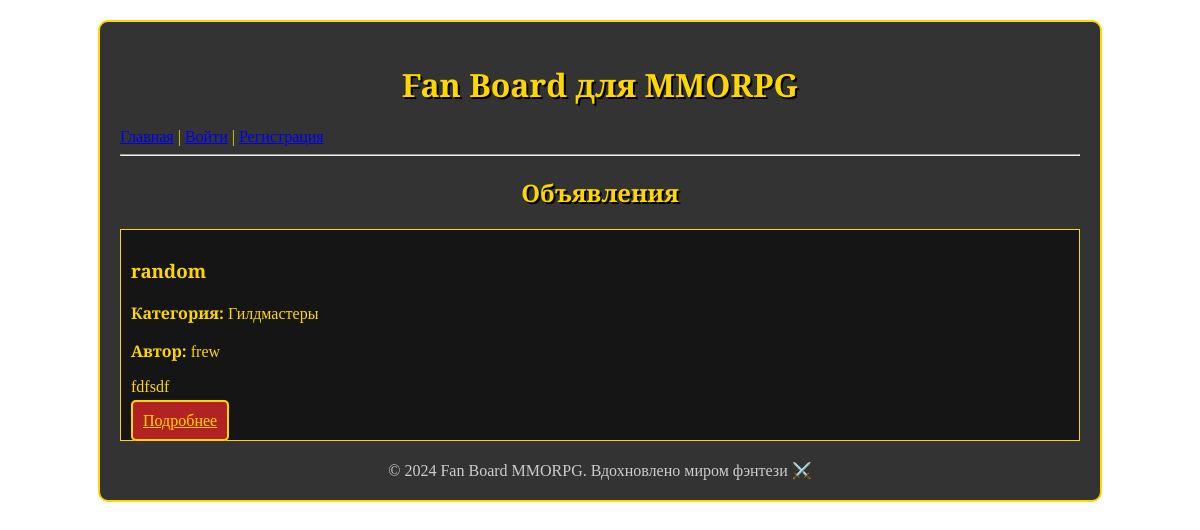
Before: / with the older database file.
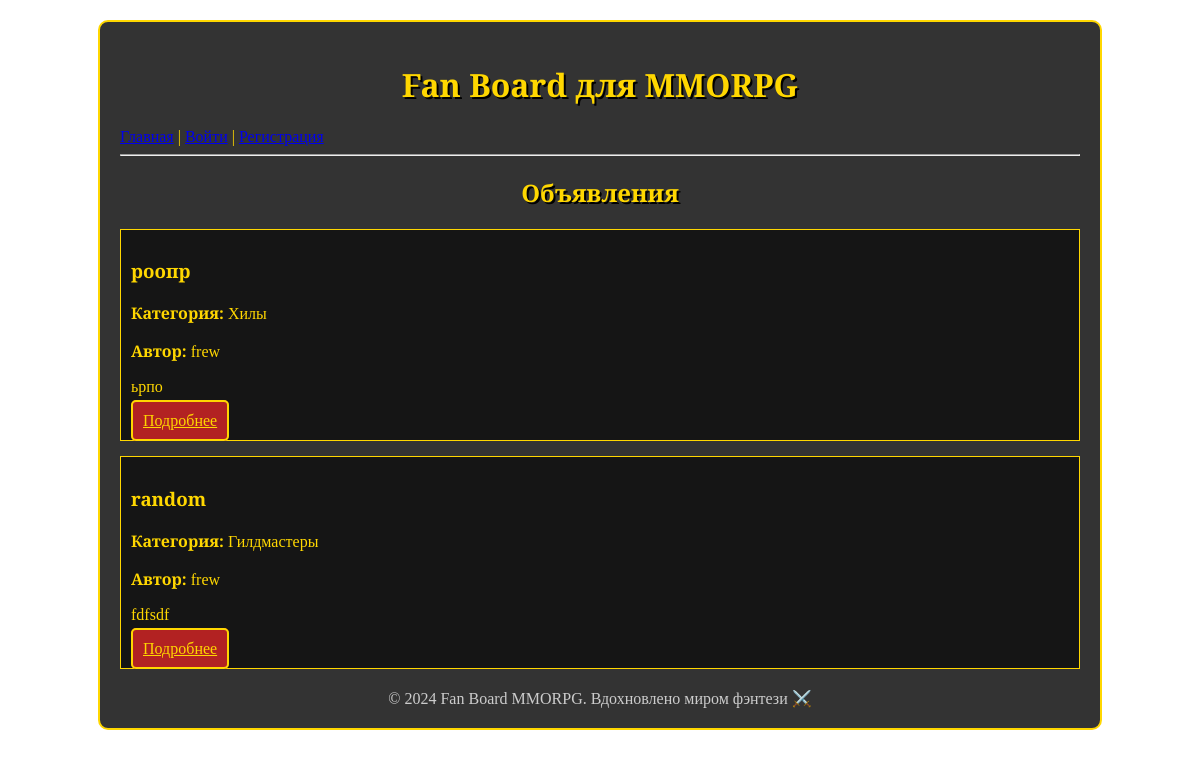
After: the same page with the newer database file.
### board/models.py (models this page shows, shortened)
class Announcement(models.Model):
    user = models.ForeignKey(User, on_delete=models.CASCADE)
    title = models.CharField(max_length=200)
    content = models.TextField(blank=True)
    category = models.ForeignKey(Category, on_delete=models.SET_NULL, null=True)
    image = models.ImageField(upload_to='announcements/', blank=True, null=True)
    created_at = models.DateTimeField(auto_now_add=True)

class Category(models.Model):
    CATEGORY_CHOICES = [
        ('tank', 'Танки'),
        ('healer', 'Хилы'),
        ('dd', 'ДД'),
        ('trader', 'Торговцы'),
        ('guildmaster', 'Гилдмастеры'),
        ('questgiver', 'Квестгиверы'),
        ('blacksmith', 'Кузнецы'),
        ('leatherworker', 'Кожевники'),
        ('alchemist', 'Зельевары'),
        ('spellmaster', 'Мастера заклинаний'),
    ]
    name = models.CharField(max_length=50, choices=CATEGORY_CHOICES, unique=True)

class User(AbstractUser):
    email_confirmed = models.BooleanField(default=False)
    confirmation_token = models.UUIDField(default=uuid.uuid4, editable=False, null=True, blank=True)
    token_created_at = models.DateTimeField(auto_now_add=True)

### board/views.py (the view)
# urls.py: path('', views.index, name='index'),
def index(request):
    announcements = Announcement.objects.all().order_by('-created_at')
    return render(request, 'announcement_list.html', {'announcements': announcements})

### templates/announcement_list.html (shortened to what this page needs)
{% extends 'base.html' %}
{% block content %}
<h2>Объявления</h2>
{% if announcements %}
    {% for announcement in announcements %}
        <div style="border: 1px solid #FFD700; padding: 10px; margin-bottom: 15px; background: rgba(0,0,0,0.6);">
            <h3>{{ announcement.title }}</h3>
            <p><b>Категория:</b> {{ announcement.category.get_name_display }}</p>
            <p><b>Автор:</b> {{ announcement.user.username }}</p>
            <p>{{ announcement.content|safe|truncatewords:30 }}</p>
            <a href="{% url 'announcement_detail' announcement.pk %}" class="btn">Подробнее</a>
        </div>
    {% endfor %}
{% else %}
    <p>Объявлений пока нет.</p>
{% endif %}
{% endblock %}

### templates/base.html (shortened to what this page needs)
{% load static %}
<!DOCTYPE html>
<html lang="ru">
<head>
    <link rel="stylesheet" href="{% static 'css/style.css' %}">
</head>
<body>
    <div class="container">
        <header>
            <h1>Fan Board для MMORPG</h1>
            <nav>
                <a href="{% url 'index' %}">Главная</a> |
                {% if user.is_authenticated %}
                    Привет, {{ user.username }}! |
                    <a href="{% url 'create_announcement' %}">Создать объявление</a> |
                    <a href="{% url 'manage_responses' %}">Мои отклики</a> |
                    <a href="{% url 'logout' %}">Выйти</a>
                {% else %}
                    <a href="{% url 'login' %}">Войти</a> |
                    <a href="{% url 'register' %}">Регистрация</a>
                {% endif %}
            </nav>
            <hr>
        </header>
        {% block content %}{% endblock %}
        <footer style="text-align: center; margin-top: 20px; color: #ccc;">
            &copy; 2024 Fan Board MMORPG. Вдохновлено миром фэнтези ⚔️
        </footer>
    </div>
</body>
</html>

### static/css/style.css (style rules this page uses)
body { font-family: 'Cinzel', serif; background: url('/static/images/dungeon-bg.jpg') no-repeat center center fixed; background-size: cover; color: #FFD700; margin: 0; padding: 0; }
.container { background: rgba(0, 0, 0, 0.8); border: 2px solid #FFD700; border-radius: 10px; padding: 20px; margin: 20px auto; width: 80%; }
h1, h2 { text-align: center; text-shadow: 2px 2px #000; }
button, .btn { background: #B22222; color: #FFD700; border: 2px solid #FFD700; padding: 10px; border-radius: 5px; cursor: pointer; }

Changed rows visible on the page:
added Announcement: title "роопр", category.name "Хилы", user.username "frew", content "ьрпо"
